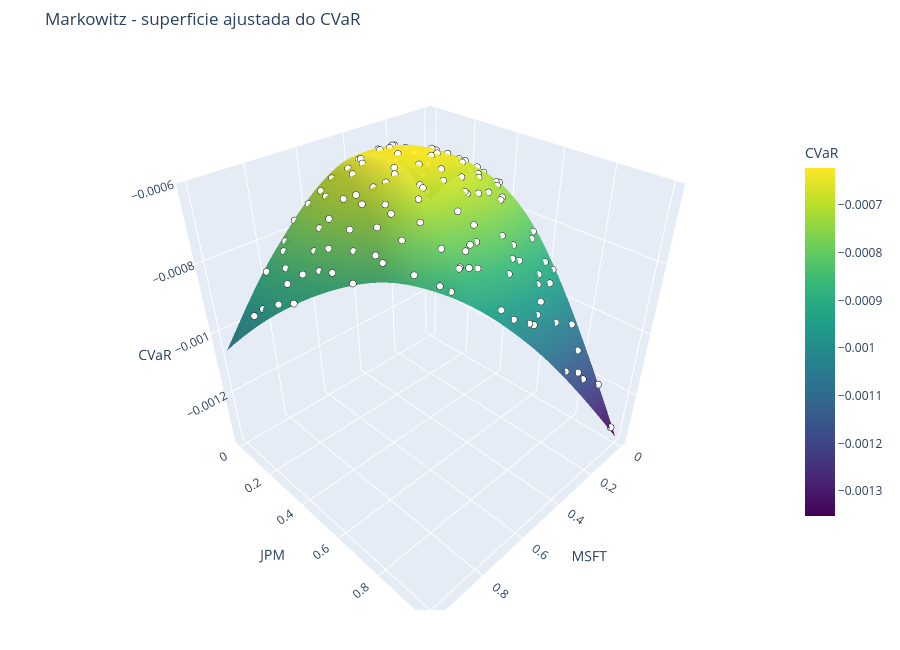

The notebook cell saved with this chart:
### Markdown cell above
### Fitted surface and training fit

`plot_metric_3d`-style scatter plots color points by value but flatten the surface itself into a top-down view. `plot_surrogate_surface_3d_interactive` instead renders the predicted CVaR as a literal 3D surface over one flat simplex slice, with the true (not predicted) training values scattered directly on top at their real coordinates — points sitting on the surface indicate a good fit, points floating noticeably above or below it indicate residual error the surrogate is smoothing over.

This one is interactive (drag to rotate, scroll/pinch to zoom) rather than a static image, built with Plotly instead of matplotlib specifically for this plot: matplotlib's `mplot3d` cannot do proper depth compositing between different artists, so a training marker is always drawn either fully in front of or fully behind the surface. Plotly's WebGL renderer does real per-pixel depth testing, so a point the surface actually passes through renders as genuinely half-hidden — the surface occludes the far half of the marker, not the whole thing — which is a much more honest picture of fit quality than a scatter plot's z-ordering trick.

### Code cell
surface_fig = plot_surrogate_surface_3d_interactive(
    lambda W: cvarGPR.predict(W, return_std=False),
    labels=sdw.list_stocks(),
    train_points=sobol_doe,
    train_values=cvar_sobol,
    title="Markowitz - superficie ajustada do CVaR",
    zlabel="CVaR",
)
surface_fig.show()
